Frame 1 (no input): blank canvas, image omitted
Frame 60 (the mouse pressed at the canvas centre just before this capture): blank canvas, image omitted
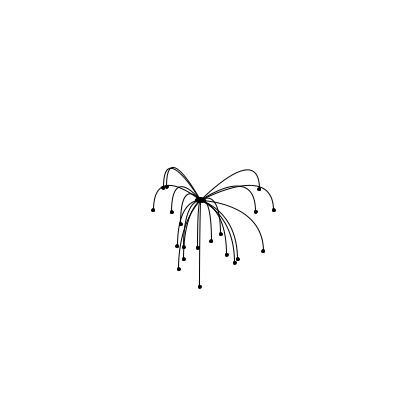
Frame 120 (the mouse held since frame 60 and released just before this capture)

The Processing sketch whose frames 1 and 60 were blank and that drew this single picture after the mouse press (run headless with seeded random() and noise(); from frame 60 on, the mouse is pressed at the canvas centre):

// Processing sketch: processing_109715
// ── processing_109715.pde

// Copyright Olivier Baudu 2013 for the Labomedia
// Published under the terms of the GPL v3.0 license
// http://labomedia.org

Patte[] pattes;

PVector positionCorps, positionCorpsPers;
int taillePatte, nbPatte;

void setup() {

  ///////// 
  taillePatte = 100;
  nbPatte = 20;
  /////////

  size(400, 400);
  smooth();
  noCursor();

  pattes = new Patte[nbPatte];

  for (int i=0; i<pattes.length; i++) {
    pattes[i] = new Patte(taillePatte);
  }
}

void draw() {

  background(255);
  
  positionCorps = new PVector(mouseX, mouseY);
  positionCorpsPers = new PVector(mouseX, mouseY+taillePatte/4);

  for (int i=0; i<pattes.length; i++) {

    if (pattes[i].positionPied.dist(positionCorps) > taillePatte) {
      pattes[i].initDeplacement();
    }

    pattes[i].dessine(positionCorps);
  }

  ellipse(positionCorps.x, positionCorps.y, 10, 5);
}

class Patte {

  PVector posCorps, positionPied, detinationPied;
  PVector vitesse, trajet;
  ;
  boolean action;
  int tangente, valBruit;


  Patte(int sizePatte) {

    action = false;
    valBruit = sizePatte*3/2;
    tangente = sizePatte/2;

    // Définie une position près du corps mais pas trop...
    positionPied = new PVector(0, 0);
  }

  void dessine (PVector corps) {

    posCorps = corps;

    // Dessine la pattes
    noFill();
    bezier(posCorps.x, posCorps.y, posCorps.x, posCorps.y, 
    positionPied.x, positionPied.y-tangente, positionPied.x, positionPied.y);

    // Dessine les pieds
    fill(0);
    ellipse(positionPied.x, positionPied.y, 3, 3);

    if (action) {
      changePlace();
    }
  }

  void initDeplacement() {
    action = true;

    // Définie une nouvelle position pour le pied
    detinationPied = new PVector(mouseX+bruit(valBruit), mouseY+bruit(valBruit)+tangente);

    // Détermine le vecteur qui part de la position actuelle 
    // et arriver à la nouvelle position
    trajet = PVector.sub(detinationPied, positionPied);

    // Détermine la vitesse comme fraction du trajet
    vitesse = PVector.div(trajet, 10);
  }

  void changePlace() {
    
//    checkEdges();

    // Si la distance à parcourir n'est pas nulle...
    if (positionPied.dist(detinationPied) > 0.1) {
      // ... le pied se déplace
      positionPied.add(vitesse);
    }
    else {
      // ... sinon la fonction n'est plus appelée
      action = false;
    }
  }

  int bruit(int val) {
    return(int(random(val)-val/2));
  }
   
}
